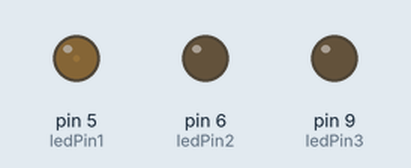
Recording of a sketch running on a simulated Arduino Uno, built with avr-gcc and run on an emulated ATmega328P. On the bench: output pins drawn as LEDs (lit = HIGH). Random numbers use the default seed unless the sketch sets one.

Above: at 0.2 s.
At 0.55 s:
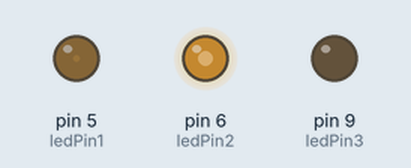
At 7.2 s:
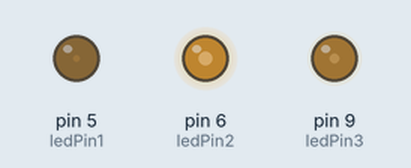
At 15.2 s:
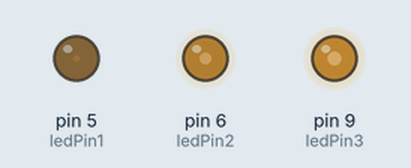
At 22.5 s:
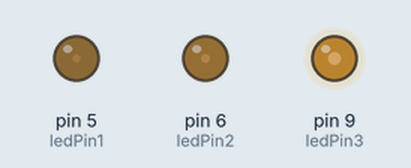
At 39.21 s:
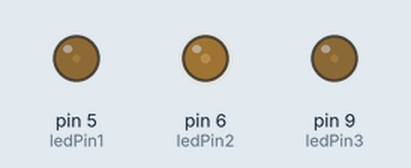
Timing chart, 0 to 40.0 s (numbered marks = the images above):
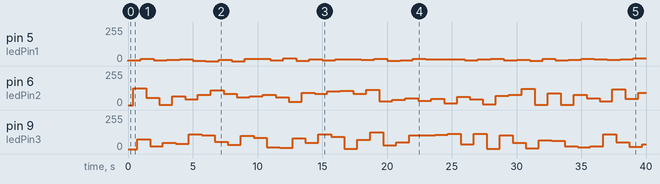

Measured:
- by itself, pin 5 (ledPin1): 0/255 → 7/255 at 0.00 s, → 18/255 1.0 s later, → 4/255 1.0 s later, → 9/255 1.0 s later, … (40 changes in this stretch)
- by itself, pin 6 (ledPin2): 0/255 → 124/255 at 0.40 s, → 55/255 1.0 s later, → 3/255 1.0 s later, → 65/255 1.0 s later, … (40 changes in this stretch)
- by itself, pin 9 (ledPin3): 0/255 → 73/255 at 0.70 s, → 22/255 1.0 s later, → 48/255 1.0 s later, → 40/255 1.0 s later, … (39 changes in this stretch)

The sketch:

sketch_candlelight.ino
```cpp
/* Create a Candle light flame effect

Cover the LEDs with a tissue paper to diffuse the light and then observe the effect in a dark area

Refer to the corresponding fritzing diagram

*/
const int ledPin1 =  5;
const int ledPin2 =  6;
const int ledPin3 =  9;

void setup() {
  // put your setup code here, to run once:
  pinMode(ledPin1,OUTPUT);
  pinMode(ledPin2,OUTPUT);
  pinMode(ledPin3,OUTPUT);
}

void loop() {
  // put your main code here, to run repeatedly:
  analogWrite( ledPin1, random(0,20));
  delay(400);

  analogWrite( ledPin2, random(0,125));
  delay(300);
  analogWrite( ledPin3, random(0,125));
  delay(300);
}
```
